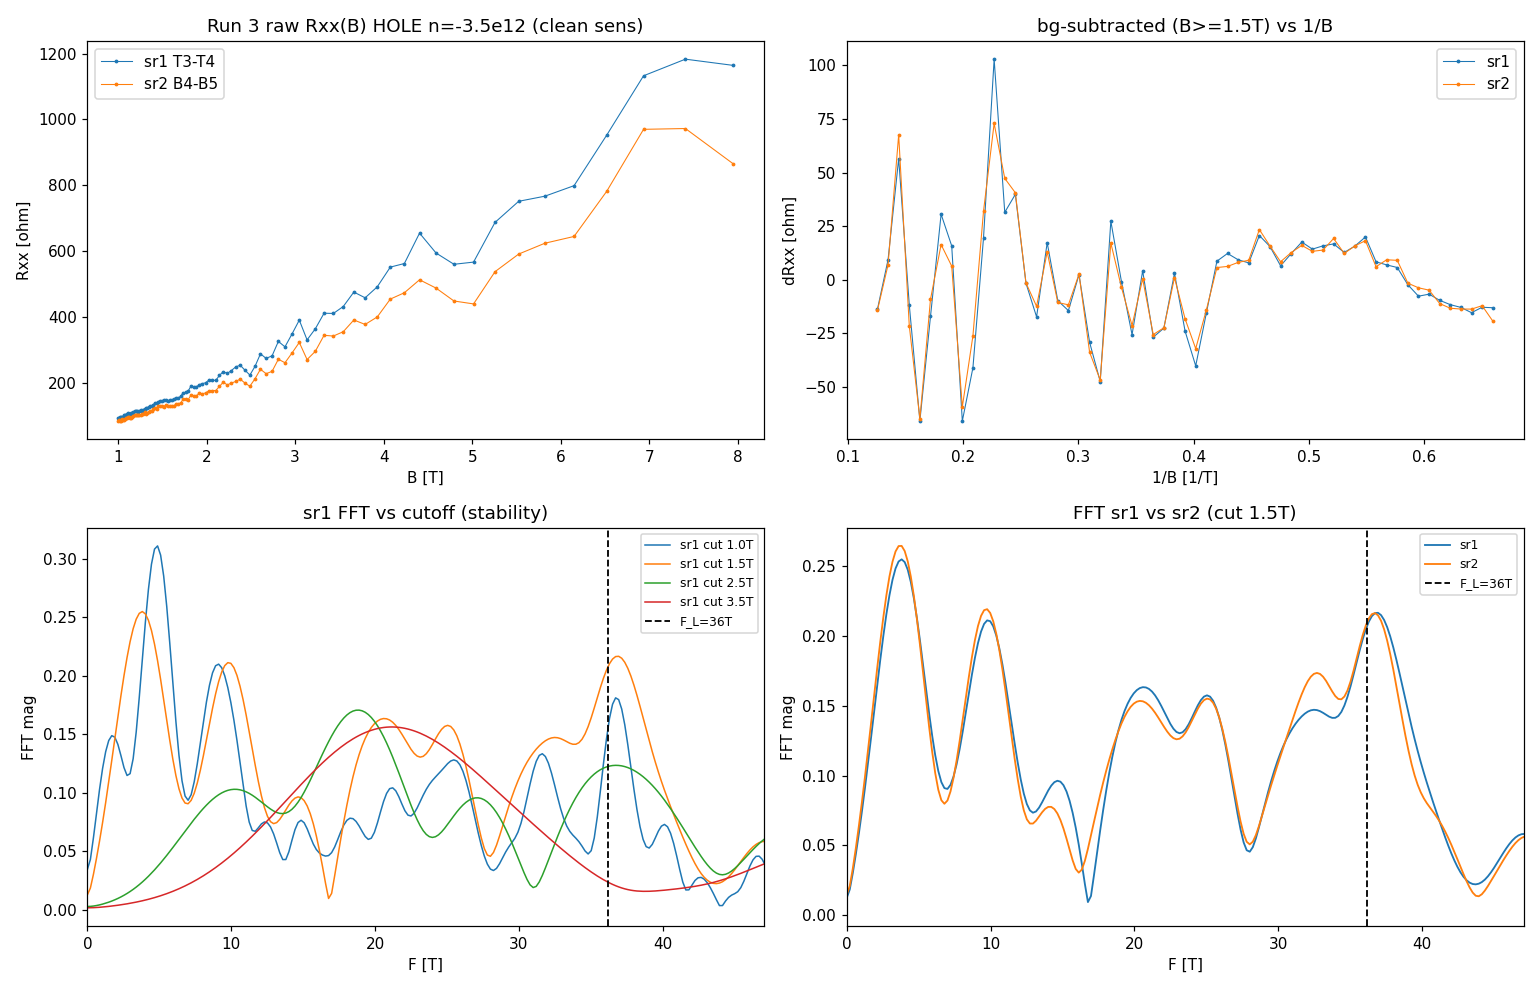

Generate this figure with Python:
import numpy as np
import matplotlib; matplotlib.use("Agg")
import matplotlib.pyplot as plt
from hera.analysis import open_run, sdh_fft
import scipy.constants as cst

r = open_run("data/3")
B = r.col("magnet_field"); i = r.col("sr0_X") / (-1e6)
R1 = r.col("sr1_X") / i; R2 = r.col("sr2_X") / i
order = np.argsort(B); B, R1, R2 = B[order], R1[order], R2[order]
n = 3.5e16; F_L = cst.h / (4 * cst.e) * n
print(f"F_L={F_L:.1f} T ; B {B.min():.2f}-{B.max():.2f} T ; {len(B)} pts")

fig, ax = plt.subplots(2, 2, figsize=(14, 9))
# (0,0) raw Rxx(B)
ax[0,0].plot(B, R1, ".-", ms=3, lw=0.7, label="sr1 T3-T4")
ax[0,0].plot(B, R2, ".-", ms=3, lw=0.7, label="sr2 B4-B5")
ax[0,0].set_xlabel("B [T]"); ax[0,0].set_ylabel("Rxx [ohm]"); ax[0,0].legend()
ax[0,0].set_title("Run 3 raw Rxx(B) HOLE n=-3.5e12 (clean sens)")

# (0,1) bg-subtracted vs 1/B (poly deg-5 in B), cutoff 1.5T
cutoff = 1.5
for ch, R, c in [("sr1", R1, "C0"), ("sr2", R2, "C1")]:
    m = B >= cutoff
    coef = np.polyfit(B[m], R[m], 5); dR = R[m] - np.polyval(coef, B[m])
    ax[0,1].plot(1/B[m], dR, ".-", ms=3, lw=0.7, color=c, label=ch)
ax[0,1].set_xlabel("1/B [1/T]"); ax[0,1].set_ylabel("dRxx [ohm]")
ax[0,1].legend(); ax[0,1].set_title(f"bg-subtracted (B>={cutoff}T) vs 1/B")

# (1,0) FFT at several cutoffs (sr1)
for cut, c in [(1.0, "C0"), (1.5, "C1"), (2.5, "C2"), (3.5, "C3")]:
    f, mag = sdh_fft(R1[:,None], B, b_range=(cut, B.max()), bg_degree=5)
    mag=np.asarray(mag).squeeze(); ax[1,0].plot(f, mag, color=c, lw=1, label=f"sr1 cut {cut}T")
ax[1,0].axvline(F_L, ls="--", c="k", lw=1.2, label=f"F_L={F_L:.0f}T")
ax[1,0].set_xlabel("F [T]"); ax[1,0].set_ylabel("FFT mag"); ax[1,0].set_xlim(0, 1.3*F_L)
ax[1,0].legend(fontsize=8); ax[1,0].set_title("sr1 FFT vs cutoff (stability)")

# (1,1) FFT sr1 vs sr2 at cutoff 1.5
for ch, R, c in [("sr1", R1, "C0"), ("sr2", R2, "C1")]:
    f, mag = sdh_fft(R[:,None], B, b_range=(1.5, B.max()), bg_degree=5)
    mag=np.asarray(mag).squeeze(); ax[1,1].plot(f, mag, color=c, lw=1.2, label=ch)
    pk = f[1:][np.argmax(mag[1:])]
    print(f"{ch}: dominant FFT peak at F={pk:.1f} T  (F_L={F_L:.1f}); F_L/peak={F_L/pk:.2f}")
ax[1,1].axvline(F_L, ls="--", c="k", lw=1.2, label=f"F_L={F_L:.0f}T")
ax[1,1].set_xlabel("F [T]"); ax[1,1].set_ylabel("FFT mag"); ax[1,1].set_xlim(0, 1.3*F_L)
ax[1,1].legend(fontsize=8); ax[1,1].set_title("FFT sr1 vs sr2 (cut 1.5T)")
fig.tight_layout(); fig.savefig("hera_scratch/sc1b_fft.png", dpi=110)
print("saved hera_scratch/sc1b_fft.png")
